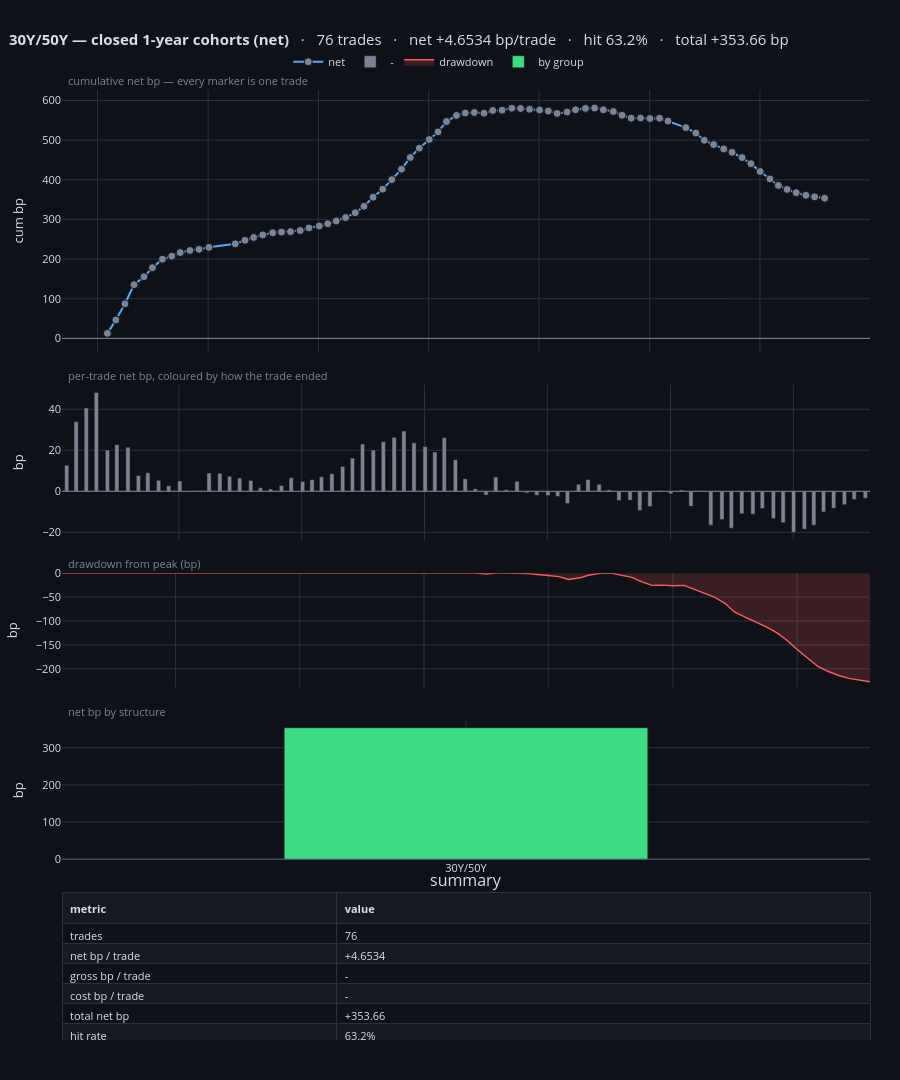

The notebook cell this image was saved under:
### Code cell
trade_dashboard(COHORT_BOOKS["30Y/50Y"],
                title="30Y/50Y — closed 1-year cohorts (net)",
                span_years=SPAN_YEARS, time_col="exit", pnl_col="net_pnl_bp",
                unit="bp", side_col="direction")

### Figure 1 — Plotly figure (JSON) as saved in the notebook; plotly's stock layout.template omitted (floating-point values rounded to 4 significant figures; data arrays with more than 128 entries replaced by an {"elided": "..."} marker saying what was removed)
{"data": [{"customdata": {"elided": "76x11 str values"}, "hovertemplate": "<b>%{customdata[0]}</b><br>%{customdata[1]}  ·  %{customdata[2]}  ·  <b>%{customdata[3]}</b><br>signal: %{customdata[4]}   secondary: %{customdata[5]}<br>exit: <b>%{customdata[6]}</b> after %{customdata[7]} <br>gross %{customdata[8]} bp   <b>net %{customdata[9]} bp</b><br>cumulative %{customdata[10]} bp<extra></extra>", "line": {"color": "#4dabf7", "width": 2}, "marker": {"color": ["#7b8394", "#7b8394", "#7b8394", "#7b8394", "#7b8394", "#7b8394", "#7b8394", "#7b8394", "#7b8394", "#7b8394", "#7b8394", "#7b8394", "#7b8394", "#7b8394", "#7b8394", "#7b8394", "#7b8394", "#7b8394", "#7b8394", "#7b8394", "#7b8394", "#7b8394", "#7b8394", "#7b8394", "#7b8394", "#7b8394", "#7b8394", "#7b8394", "#7b8394", "#7b8394", "#7b8394", "#7b8394", "#7b8394", "#7b8394", "#7b8394", "#7b8394", "#7b8394", "#7b8394", "#7b8394", "#7b8394", "#7b8394", "#7b8394", "#7b8394", "#7b8394", "#7b8394", "#7b8394", "#7b8394", "#7b8394", "#7b8394", "#7b8394", "#7b8394", "#7b8394", "#7b8394", "#7b8394", "#7b8394", "#7b8394", "#7b8394", "#7b8394", "#7b8394", "#7b8394", "#7b8394", "#7b8394", "#7b8394", "#7b8394", "#7b8394", "#7b8394", "#7b8394", "#7b8394", "#7b8394", "#7b8394", "#7b8394", "#7b8394", "#7b8394", "#7b8394", "#7b8394", "#7b8394"], "line": {"color": "#0e1117", "width": 1}, "size": 8}, "mode": "lines+markers", "name": "net", "type": "scatter", "x": ["2020-02-02T19:00:00-05:00", "2020-03-01T19:00:00-05:00", "2020-03-31T20:00:00-04:00", "2020-04-30T20:00:00-04:00", "2020-06-02T20:00:00-04:00", "2020-06-30T20:00:00-04:00", "2020-08-02T20:00:00-04:00", "2020-09-02T20:00:00-04:00", "2020-09-30T20:00:00-04:00", "2020-11-01T19:00:00-05:00", "2020-12-01T19:00:00-05:00", "2021-01-03T19:00:00-05:00", "2021-03-31T20:00:00-04:00", "2021-05-02T20:00:00-04:00", "2021-05-31T20:00:00-04:00", "2021-06-30T20:00:00-04:00", "2021-08-02T20:00:00-04:00", "2021-08-31T20:00:00-04:00", "2021-09-30T20:00:00-04:00", "2021-11-01T20:00:00-04:00", "2021-11-30T19:00:00-05:00", "2022-01-03T19:00:00-05:00", "2022-01-31T19:00:00-05:00", "2022-02-28T19:00:00-05:00", "2022-03-31T20:00:00-04:00", "2022-05-02T20:00:00-04:00", "2022-05-31T20:00:00-04:00", "2022-06-30T20:00:00-04:00", "2022-08-01T20:00:00-04:00", "2022-08-31T20:00:00-04:00", "2022-10-02T20:00:00-04:00", "2022-10-31T20:00:00-04:00", "2022-11-30T19:00:00-05:00", "2023-01-02T19:00:00-05:00", "2023-01-31T19:00:00-05:00", "2023-02-28T19:00:00-05:00", "2023-04-02T20:00:00-04:00", "2023-05-01T20:00:00-04:00", "2023-05-31T20:00:00-04:00", "2023-07-02T20:00:00-04:00", "2023-07-31T20:00:00-04:00", "2023-08-31T20:00:00-04:00", "2023-10-02T20:00:00-04:00", "2023-10-31T20:00:00-04:00", "2023-11-30T19:00:00-05:00", "2024-01-02T19:00:00-05:00", "2024-01-31T19:00:00-05:00", "2024-02-29T19:00:00-05:00", "2024-04-02T20:00:00-04:00", "2024-04-30T20:00:00-04:00", "2024-06-02T20:00:00-04:00", "2024-07-02T20:00:00-04:00", "2024-07-31T20:00:00-04:00", "2024-09-02T20:00:00-04:00", "2024-10-01T20:00:00-04:00", "2024-10-31T20:00:00-04:00", "2024-12-01T19:00:00-05:00", "2025-01-01T19:00:00-05:00", "2025-02-02T19:00:00-05:00", "2025-03-02T19:00:00-05:00", "2025-04-30T20:00:00-04:00", "2025-06-02T20:00:00-04:00", "2025-06-30T20:00:00-04:00", "2025-07-31T20:00:00-04:00", "2025-09-02T20:00:00-04:00", "2025-09-30T20:00:00-04:00", "2025-11-02T19:00:00-05:00", "2025-12-01T19:00:00-05:00", "2026-01-01T19:00:00-05:00", "2026-02-02T19:00:00-05:00", "2026-03-02T19:00:00-05:00", "2026-03-31T20:00:00-04:00", "2026-04-30T20:00:00-04:00", "2026-06-01T20:00:00-04:00", "2026-06-30T20:00:00-04:00", "2026-08-02T20:00:00-04:00"], "xaxis": "x", "y": [12.65, 46.56, 87.22, 135.4, 155.6, 178.3, 199.8, 207.5, 216.5, 221.8, 224.5, 229.6, 238.5, 247.3, 254.6, 261.0, 266.3, 268.1, 269.2, 272.0, 278.6, 283.5, 289.1, 296.2, 304.8, 316.9, 333.1, 356.1, 376.3, 400.5, 426.8, 456.2, 479.9, 501.7, 520.9, 547.0, 562.4, 568.5, 569.8, 568.0, 574.9, 575.7, 580.6, 579.9, 577.9, 575.9, 573.4, 567.5, 570.9, 576.7, 580.1, 580.9, 576.5, 572.2, 562.8, 555.5, 555.9, 554.7, 555.4, 548.1, 531.6, 517.8, 499.9, 488.9, 477.7, 469.3, 456.0, 440.7, 420.8, 402.3, 385.8, 375.7, 367.5, 360.9, 357.0, 353.7], "yaxis": "y"}, {"customdata": {"elided": "76x11 str values"}, "hovertemplate": "<b>%{customdata[0]}</b><br>%{customdata[1]}  ·  %{customdata[2]}  ·  <b>%{customdata[3]}</b><br>signal: %{customdata[4]}   secondary: %{customdata[5]}<br>exit: <b>%{customdata[6]}</b> after %{customdata[7]} <br>gross %{customdata[8]} bp   <b>net %{customdata[9]} bp</b><br>cumulative %{customdata[10]} bp<extra></extra>", "marker": {"color": "#7b8394"}, "name": "-", "type": "bar", "x": ["2020-02-02T19:00:00-05:00", "2020-03-01T19:00:00-05:00", "2020-03-31T20:00:00-04:00", "2020-04-30T20:00:00-04:00", "2020-06-02T20:00:00-04:00", "2020-06-30T20:00:00-04:00", "2020-08-02T20:00:00-04:00", "2020-09-02T20:00:00-04:00", "2020-09-30T20:00:00-04:00", "2020-11-01T19:00:00-05:00", "2020-12-01T19:00:00-05:00", "2021-01-03T19:00:00-05:00", "2021-03-31T20:00:00-04:00", "2021-05-02T20:00:00-04:00", "2021-05-31T20:00:00-04:00", "2021-06-30T20:00:00-04:00", "2021-08-02T20:00:00-04:00", "2021-08-31T20:00:00-04:00", "2021-09-30T20:00:00-04:00", "2021-11-01T20:00:00-04:00", "2021-11-30T19:00:00-05:00", "2022-01-03T19:00:00-05:00", "2022-01-31T19:00:00-05:00", "2022-02-28T19:00:00-05:00", "2022-03-31T20:00:00-04:00", "2022-05-02T20:00:00-04:00", "2022-05-31T20:00:00-04:00", "2022-06-30T20:00:00-04:00", "2022-08-01T20:00:00-04:00", "2022-08-31T20:00:00-04:00", "2022-10-02T20:00:00-04:00", "2022-10-31T20:00:00-04:00", "2022-11-30T19:00:00-05:00", "2023-01-02T19:00:00-05:00", "2023-01-31T19:00:00-05:00", "2023-02-28T19:00:00-05:00", "2023-04-02T20:00:00-04:00", "2023-05-01T20:00:00-04:00", "2023-05-31T20:00:00-04:00", "2023-07-02T20:00:00-04:00", "2023-07-31T20:00:00-04:00", "2023-08-31T20:00:00-04:00", "2023-10-02T20:00:00-04:00", "2023-10-31T20:00:00-04:00", "2023-11-30T19:00:00-05:00", "2024-01-02T19:00:00-05:00", "2024-01-31T19:00:00-05:00", "2024-02-29T19:00:00-05:00", "2024-04-02T20:00:00-04:00", "2024-04-30T20:00:00-04:00", "2024-06-02T20:00:00-04:00", "2024-07-02T20:00:00-04:00", "2024-07-31T20:00:00-04:00", "2024-09-02T20:00:00-04:00", "2024-10-01T20:00:00-04:00", "2024-10-31T20:00:00-04:00", "2024-12-01T19:00:00-05:00", "2025-01-01T19:00:00-05:00", "2025-02-02T19:00:00-05:00", "2025-03-02T19:00:00-05:00", "2025-04-30T20:00:00-04:00", "2025-06-02T20:00:00-04:00", "2025-06-30T20:00:00-04:00", "2025-07-31T20:00:00-04:00", "2025-09-02T20:00:00-04:00", "2025-09-30T20:00:00-04:00", "2025-11-02T19:00:00-05:00", "2025-12-01T19:00:00-05:00", "2026-01-01T19:00:00-05:00", "2026-02-02T19:00:00-05:00", "2026-03-02T19:00:00-05:00", "2026-03-31T20:00:00-04:00", "2026-04-30T20:00:00-04:00", "2026-06-01T20:00:00-04:00", "2026-06-30T20:00:00-04:00", "2026-08-02T20:00:00-04:00"], "xaxis": "x2", "y": [12.65, 33.91, 40.66, 48.19, 20.14, 22.73, 21.5, 7.691, 8.995, 5.345, 2.738, 5.059, 8.912, 8.761, 7.285, 6.446, 5.295, 1.752, 1.17, 2.818, 6.571, 4.841, 5.639, 7.069, 8.595, 12.16, 16.19, 23.01, 20.2, 24.2, 26.3, 29.43, 23.65, 21.81, 19.16, 26.11, 15.39, 6.14, 1.299, -1.816, 6.921, 0.8203, 4.905, -0.7609, -1.953, -2.008, -2.508, -5.911, 3.43, 5.769, 3.445, 0.81, -4.438, -4.33, -9.358, -7.345, 0.4511, -1.2, 0.6857, -7.337, -16.49, -13.76, -17.96, -10.99, -11.13, -8.432, -13.29, -15.3, -19.91, -18.49, -16.51, -10.06, -8.291, -6.513, -3.93, -3.349], "yaxis": "y2"}, {"fill": "tozeroy", "fillcolor": "rgba(255,92,92,0.18)", "hovertemplate": "drawdown %{y:.3f} bp<extra></extra>", "line": {"color": "#ff5c5c", "width": 1.4}, "mode": "lines", "name": "drawdown", "type": "scatter", "x": ["2020-02-02T19:00:00-05:00", "2020-03-01T19:00:00-05:00", "2020-03-31T20:00:00-04:00", "2020-04-30T20:00:00-04:00", "2020-06-02T20:00:00-04:00", "2020-06-30T20:00:00-04:00", "2020-08-02T20:00:00-04:00", "2020-09-02T20:00:00-04:00", "2020-09-30T20:00:00-04:00", "2020-11-01T19:00:00-05:00", "2020-12-01T19:00:00-05:00", "2021-01-03T19:00:00-05:00", "2021-03-31T20:00:00-04:00", "2021-05-02T20:00:00-04:00", "2021-05-31T20:00:00-04:00", "2021-06-30T20:00:00-04:00", "2021-08-02T20:00:00-04:00", "2021-08-31T20:00:00-04:00", "2021-09-30T20:00:00-04:00", "2021-11-01T20:00:00-04:00", "2021-11-30T19:00:00-05:00", "2022-01-03T19:00:00-05:00", "2022-01-31T19:00:00-05:00", "2022-02-28T19:00:00-05:00", "2022-03-31T20:00:00-04:00", "2022-05-02T20:00:00-04:00", "2022-05-31T20:00:00-04:00", "2022-06-30T20:00:00-04:00", "2022-08-01T20:00:00-04:00", "2022-08-31T20:00:00-04:00", "2022-10-02T20:00:00-04:00", "2022-10-31T20:00:00-04:00", "2022-11-30T19:00:00-05:00", "2023-01-02T19:00:00-05:00", "2023-01-31T19:00:00-05:00", "2023-02-28T19:00:00-05:00", "2023-04-02T20:00:00-04:00", "2023-05-01T20:00:00-04:00", "2023-05-31T20:00:00-04:00", "2023-07-02T20:00:00-04:00", "2023-07-31T20:00:00-04:00", "2023-08-31T20:00:00-04:00", "2023-10-02T20:00:00-04:00", "2023-10-31T20:00:00-04:00", "2023-11-30T19:00:00-05:00", "2024-01-02T19:00:00-05:00", "2024-01-31T19:00:00-05:00", "2024-02-29T19:00:00-05:00", "2024-04-02T20:00:00-04:00", "2024-04-30T20:00:00-04:00", "2024-06-02T20:00:00-04:00", "2024-07-02T20:00:00-04:00", "2024-07-31T20:00:00-04:00", "2024-09-02T20:00:00-04:00", "2024-10-01T20:00:00-04:00", "2024-10-31T20:00:00-04:00", "2024-12-01T19:00:00-05:00", "2025-01-01T19:00:00-05:00", "2025-02-02T19:00:00-05:00", "2025-03-02T19:00:00-05:00", "2025-04-30T20:00:00-04:00", "2025-06-02T20:00:00-04:00", "2025-06-30T20:00:00-04:00", "2025-07-31T20:00:00-04:00", "2025-09-02T20:00:00-04:00", "2025-09-30T20:00:00-04:00", "2025-11-02T19:00:00-05:00", "2025-12-01T19:00:00-05:00", "2026-01-01T19:00:00-05:00", "2026-02-02T19:00:00-05:00", "2026-03-02T19:00:00-05:00", "2026-03-31T20:00:00-04:00", "2026-04-30T20:00:00-04:00", "2026-06-01T20:00:00-04:00", "2026-06-30T20:00:00-04:00", "2026-08-02T20:00:00-04:00"], "xaxis": "x3", "y": [0.0, 0.0, 0.0, 0.0, 0.0, 0.0, 0.0, 0.0, 0.0, 0.0, 0.0, 0.0, 0.0, 0.0, 0.0, 0.0, 0.0, 0.0, 0.0, 0.0, 0.0, 0.0, 0.0, 0.0, 0.0, 0.0, 0.0, 0.0, 0.0, 0.0, 0.0, 0.0, 0.0, 0.0, 0.0, 0.0, 0.0, 0.0, 0.0, -1.816, 0.0, 0.0, 0.0, -0.7609, -2.714, -4.722, -7.231, -13.14, -9.711, -3.942, -0.4976, 0.0, -4.438, -8.768, -18.13, -25.47, -25.02, -26.22, -25.53, -32.87, -49.36, -63.12, -81.08, -92.07, -103.2, -111.6, -124.9, -140.2, -160.1, -178.6, -195.1, -205.2, -213.5, -220.0, -223.9, -227.3], "yaxis": "y3"}, {"customdata": [[76]], "hovertemplate": "<b>%{x}</b><br>%{customdata[0]} trades<br>total %{y:.3f} bp<extra></extra>", "marker": {"color": ["#3ddc84"]}, "name": "by group", "type": "bar", "x": ["30Y/50Y"], "xaxis": "x4", "y": [353.7], "yaxis": "y4"}, {"cells": {"align": "left", "fill": {"color": [["#0e1117", "#161a23", "#0e1117", "#161a23", "#0e1117", "#161a23", "#0e1117", "#161a23", "#0e1117", "#161a23", "#0e1117", "#161a23", "#0e1117", "#161a23", "#0e1117", "#161a23", "#0e1117", "#161a23"]]}, "font": {"color": "#d8dee9", "size": 11}, "height": 20, "line": {"color": "#2a3040"}, "values": [["trades", "net bp / trade", "gross bp / trade", "cost bp / trade", "total net bp", "hit rate", "avg win / avg loss", "payoff ratio", "Sharpe / trade", "t-statistic", "best / worst trade", "max drawdown (bp)", "longest win / loss run", "avg hold", "trades / year", "annualised Sharpe"], ["76", "+4.6534", "-", "-", "+353.66", "63.2%", "+12.438 / -8.692", "1.431", "0.3316", "2.89", "+48.194 / -19.911", "-227.28", "39 / 17", "-", "10.0", "1.0477"]]}, "columnwidth": [34, 66], "domain": {"x": [0.0, 1.0], "y": [0.0, 0.1548]}, "header": {"align": "left", "fill": {"color": "#161a23"}, "font": {"color": "#d8dee9", "size": 11}, "line": {"color": "#2a3040"}, "values": ["<b>metric</b>", "<b>value</b>"]}, "type": "table"}], "layout": {"annotations": [{"font": {"color": "#7b8394", "size": 11}, "showarrow": false, "text": "cumulative net bp — every marker is one trade", "x": 0.005, "xanchor": "left", "xref": "paper", "y": 1.0, "yanchor": "bottom", "yref": "paper"}, {"font": {"color": "#7b8394", "size": 11}, "showarrow": false, "text": "per-trade net bp, coloured by how the trade ended", "x": 0.005, "xanchor": "left", "xref": "paper", "y": 0.6898, "yanchor": "bottom", "yref": "paper"}, {"font": {"color": "#7b8394", "size": 11}, "showarrow": false, "text": "drawdown from peak (bp)", "x": 0.005, "xanchor": "left", "xref": "paper", "y": 0.4914, "yanchor": "bottom", "yref": "paper"}, {"font": {"color": "#7b8394", "size": 11}, "showarrow": false, "text": "net bp by structure", "x": 0.005, "xanchor": "left", "xref": "paper", "y": 0.336, "yanchor": "bottom", "yref": "paper"}, {"font": {"size": 16}, "showarrow": false, "text": "summary", "x": 0.5, "xanchor": "center", "xref": "paper", "y": 0.1548, "yanchor": "bottom", "yref": "paper"}], "bargap": 0.55, "font": {"color": "#d8dee9", "size": 11}, "height": 1080, "hoverdistance": 30, "hoverlabel": {"bgcolor": "#161a23", "bordercolor": "#2a3040", "font": {"color": "#d8dee9", "size": 11}}, "hovermode": "closest", "legend": {"bgcolor": "rgba(0,0,0,0)", "orientation": "h", "x": 0.28, "y": 1.045}, "margin": {"b": 40, "l": 60, "r": 30, "t": 90}, "paper_bgcolor": "#0e1117", "plot_bgcolor": "#0e1117", "shapes": [{"line": {"color": "#7b8394", "width": 1}, "type": "line", "x0": 0, "x1": 1, "xref": "x domain", "y0": 0, "y1": 0, "yref": "y"}, {"line": {"color": "#7b8394", "width": 1}, "type": "line", "x0": 0, "x1": 1, "xref": "x2 domain", "y0": 0, "y1": 0, "yref": "y2"}, {"line": {"color": "#7b8394", "width": 1}, "type": "line", "x0": 0, "x1": 1, "xref": "x4 domain", "y0": 0, "y1": 0, "yref": "y4"}], "title": {"font": {"size": 15}, "text": "<b>30Y/50Y — closed 1-year cohorts (net)</b>   ·   76 trades   ·   net +4.6534 bp/trade   ·   hit 63.2%   ·   total +353.66 bp", "x": 0.01}, "xaxis": {"anchor": "y", "domain": [0.0, 1.0], "gridcolor": "#2a3040", "matches": "x4", "showgrid": true, "showspikes": true, "showticklabels": false, "spikecolor": "#7b8394", "spikedash": "dot", "spikemode": "across", "spikesnap": "cursor", "spikethickness": 1, "zeroline": false}, "xaxis2": {"anchor": "y2", "domain": [0.0, 1.0], "gridcolor": "#2a3040", "matches": "x4", "showgrid": true, "showspikes": true, "showticklabels": false, "spikecolor": "#7b8394", "spikedash": "dot", "spikemode": "across", "spikesnap": "cursor", "spikethickness": 1, "zeroline": false}, "xaxis3": {"anchor": "y3", "domain": [0.0, 1.0], "gridcolor": "#2a3040", "matches": "x4", "showgrid": true, "showspikes": true, "showticklabels": false, "spikecolor": "#7b8394", "spikedash": "dot", "spikemode": "across", "spikesnap": "cursor", "spikethickness": 1, "zeroline": false}, "xaxis4": {"anchor": "y4", "domain": [0.0, 1.0], "gridcolor": "#2a3040", "showgrid": true, "showspikes": true, "spikecolor": "#7b8394", "spikedash": "dot", "spikemode": "across", "spikesnap": "cursor", "spikethickness": 1, "zeroline": false}, "yaxis": {"anchor": "x", "domain": [0.7248, 1.0], "gridcolor": "#2a3040", "showgrid": true, "showspikes": true, "spikecolor": "#7b8394", "spikedash": "dot", "spikemode": "toaxis", "spikesnap": "cursor", "spikethickness": 1, "title": {"text": "cum bp"}, "zeroline": false}, "yaxis2": {"anchor": "x2", "domain": [0.5264, 0.6898], "gridcolor": "#2a3040", "showgrid": true, "showspikes": true, "spikecolor": "#7b8394", "spikedash": "dot", "spikemode": "toaxis", "spikesnap": "cursor", "spikethickness": 1, "title": {"text": "bp"}, "zeroline": false}, "yaxis3": {"anchor": "x3", "domain": [0.371, 0.4914], "gridcolor": "#2a3040", "showgrid": true, "showspikes": true, "spikecolor": "#7b8394", "spikedash": "dot", "spikemode": "toaxis", "spikesnap": "cursor", "spikethickness": 1, "title": {"text": "bp"}, "zeroline": false}, "yaxis4": {"anchor": "x4", "domain": [0.1898, 0.336], "gridcolor": "#2a3040", "showgrid": true, "showspikes": true, "spikecolor": "#7b8394", "spikedash": "dot", "spikemode": "toaxis", "spikesnap": "cursor", "spikethickness": 1, "title": {"text": "bp"}, "zeroline": false}}}
